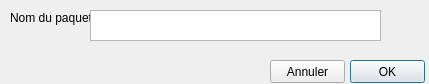
<?xml version="1.0" encoding="UTF-8"?>
<ui version="4.0">
 <class>Dialog</class>
 <widget class="QDialog" name="Dialog">
  <property name="geometry">
   <rect>
    <x>0</x>
    <y>0</y>
    <width>429</width>
    <height>84</height>
   </rect>
  </property>
  <property name="windowTitle">
   <string>Nouveau paquet</string>
  </property>
  <widget class="QLabel" name="label">
   <property name="geometry">
    <rect>
     <x>10</x>
     <y>10</y>
     <width>91</width>
     <height>16</height>
    </rect>
   </property>
   <property name="text">
    <string>Nom du paquet :</string>
   </property>
  </widget>
  <widget class="QTextEdit" name="textEdit">
   <property name="geometry">
    <rect>
     <x>90</x>
     <y>10</y>
     <width>291</width>
     <height>31</height>
    </rect>
   </property>
  </widget>
  <widget class="QPushButton" name="pushButton">
   <property name="geometry">
    <rect>
     <x>350</x>
     <y>60</y>
     <width>75</width>
     <height>23</height>
    </rect>
   </property>
   <property name="text">
    <string>OK</string>
   </property>
  </widget>
  <widget class="QPushButton" name="pushButton_2">
   <property name="geometry">
    <rect>
     <x>270</x>
     <y>60</y>
     <width>75</width>
     <height>23</height>
    </rect>
   </property>
   <property name="text">
    <string>Annuler</string>
   </property>
  </widget>
 </widget>
 <resources/>
 <connections/>
</ui>
